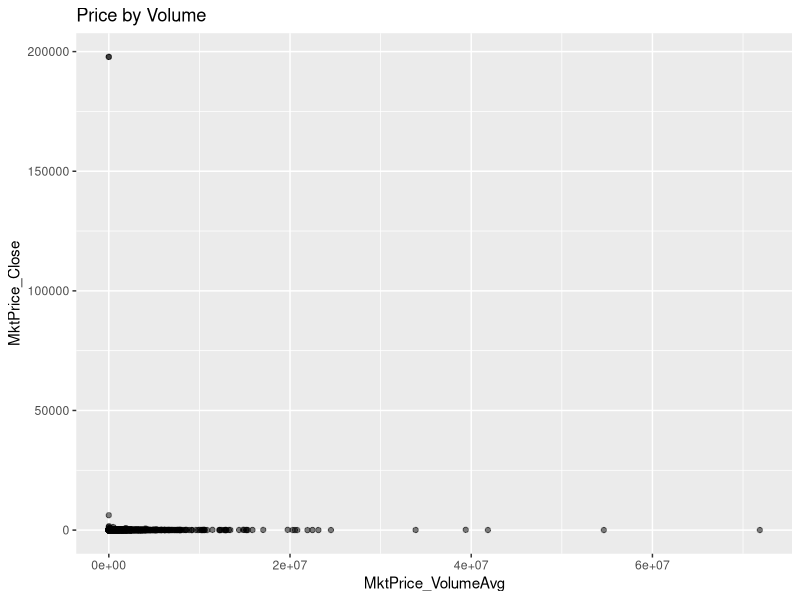
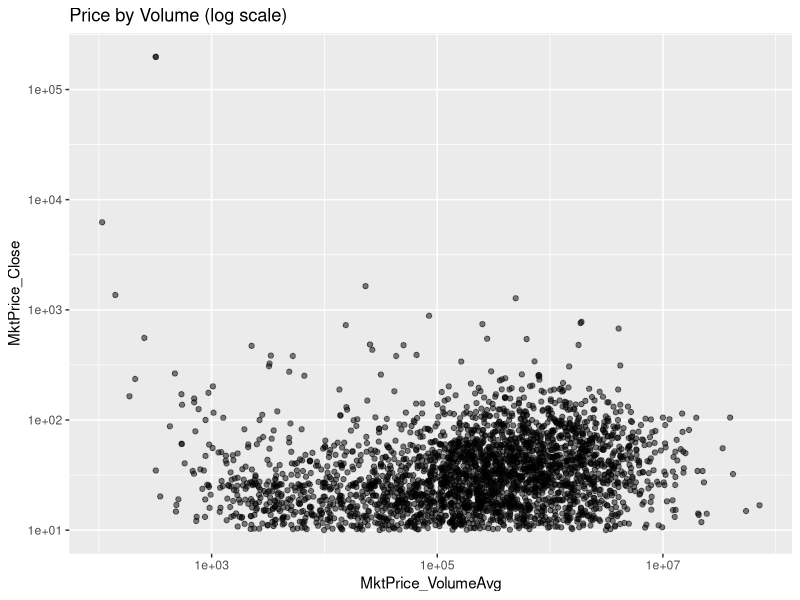
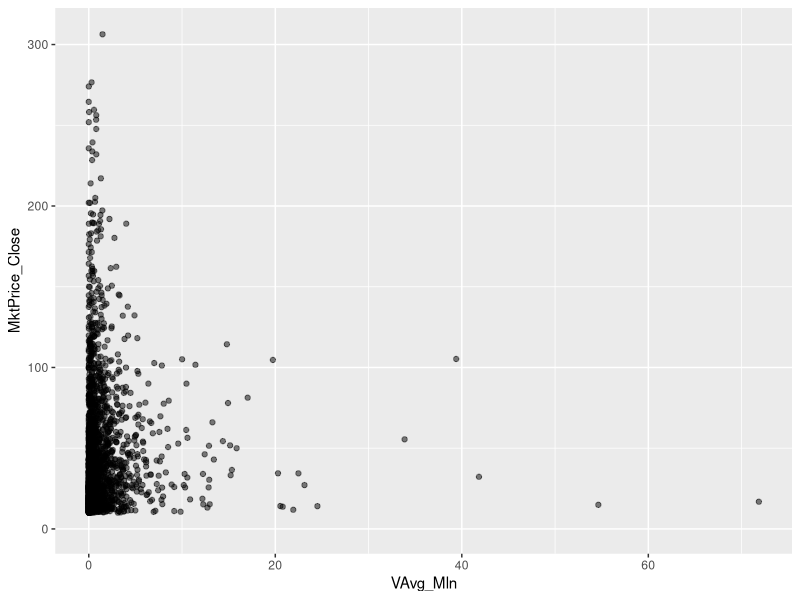
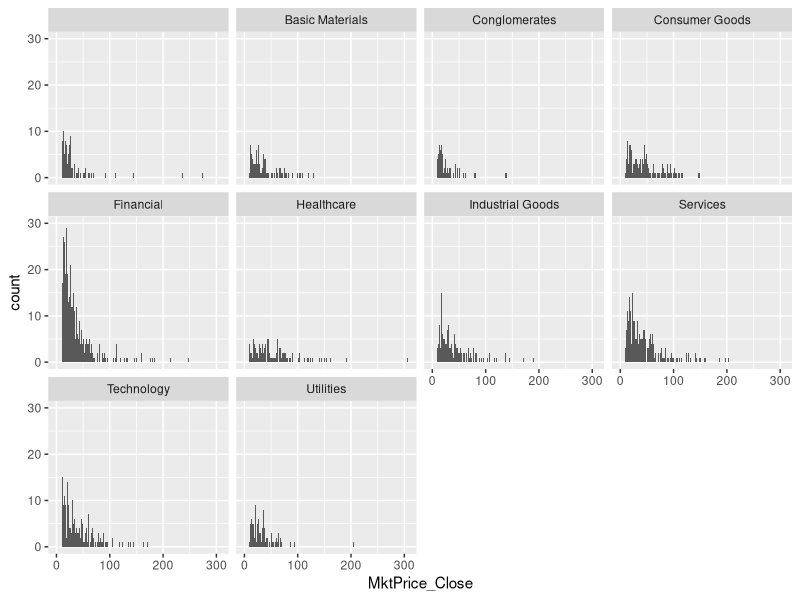
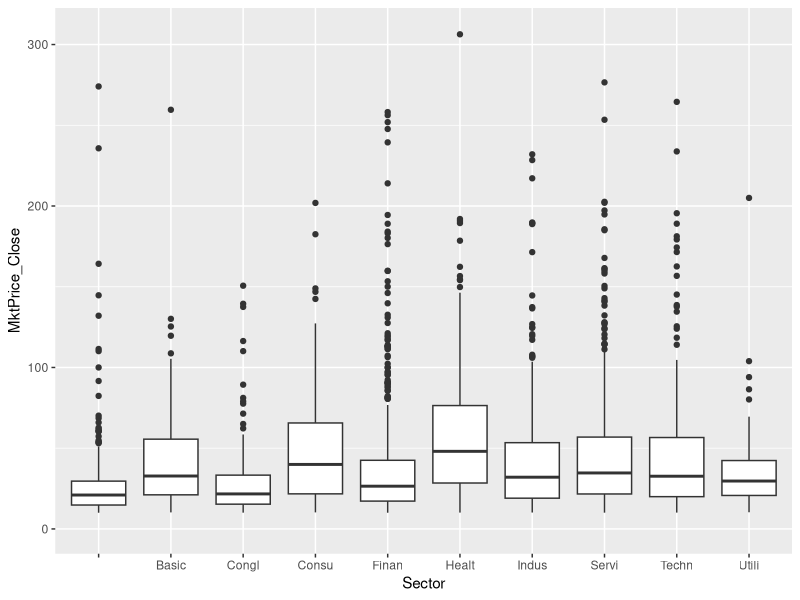
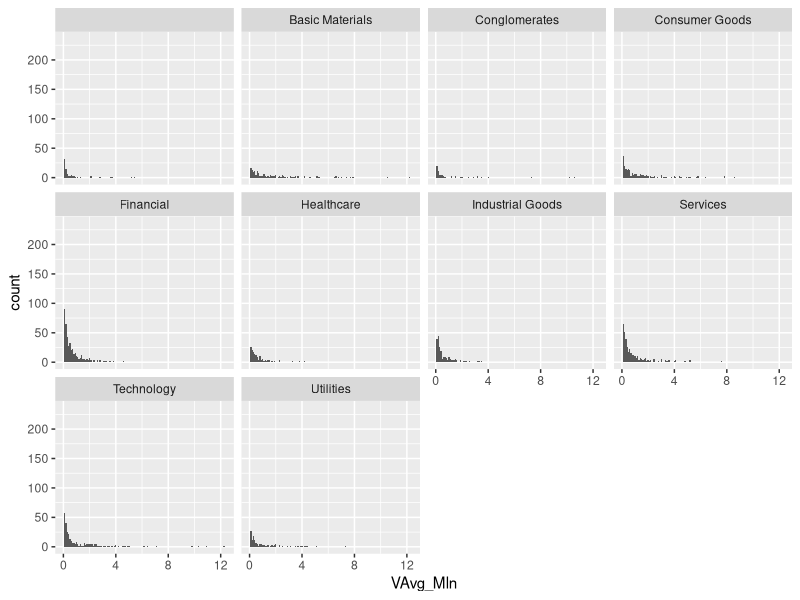
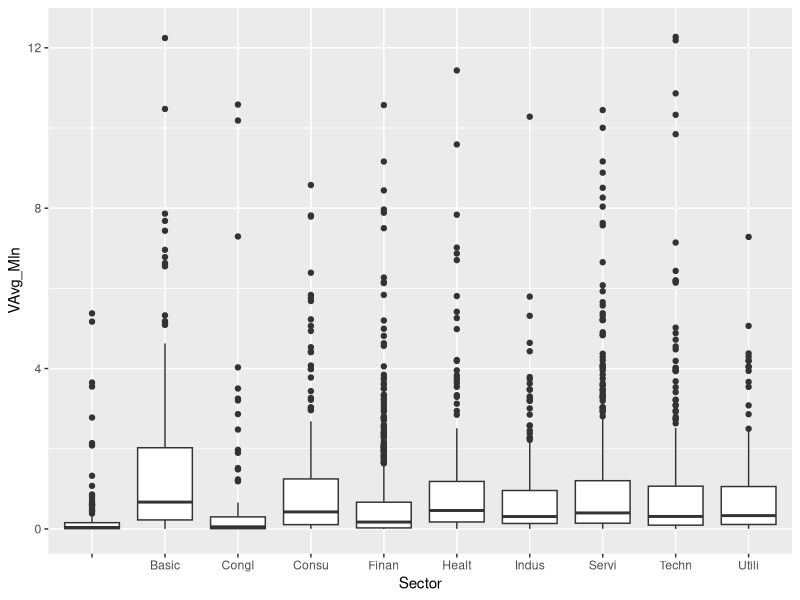
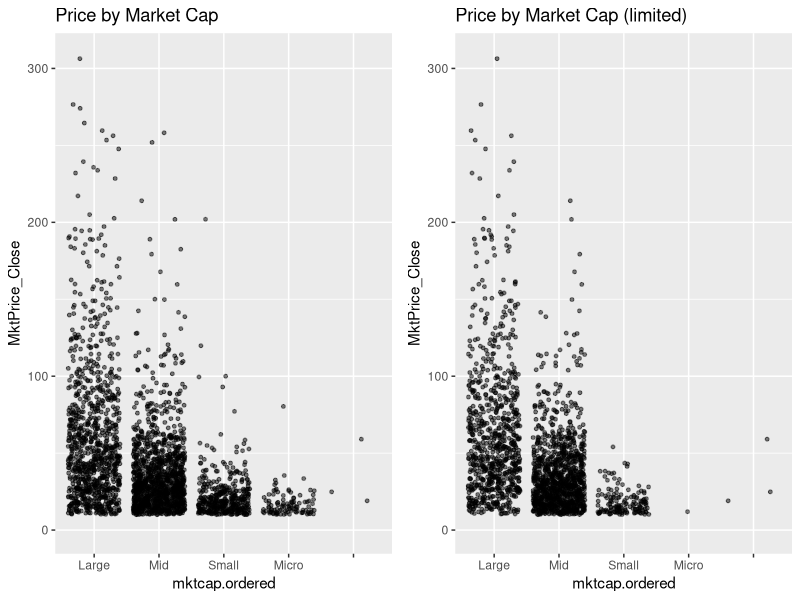

The R script that drew these images, in order: (Note: this script raises an error after producing the figures.)
## ---- chunk 1
knitr::opts_chunk$set(fig.width=12, fig.height=8, fig.path='Figs/', echo=FALSE, 
                      warning=FALSE, message=FALSE)
library(ggplot2)
library(gridExtra)
library(reshape2)
library(RColorBrewer)
## ---- chunk 2
s2o_stocks <- read.csv("S2O_StockList.csv")  # , stringsAsFactors=FALSE
str(s2o_stocks)
## ---- chunk 3
summary(s2o_stocks)
## ---- chunk 4
summary(s2o_stocks$MktPrice_Close)
summary(s2o_stocks$MktPrice_VolumeAvg)
## ---- chunk 5
ggplot(aes(x = MktPrice_VolumeAvg, y = MktPrice_Close), data = s2o_stocks) + 
  geom_point(alpha = 0.5, position = 'jitter') + 
  ggtitle('Price by Volume')
## ---- chunk 6
ggplot(aes(x = MktPrice_VolumeAvg, y = MktPrice_Close), data = s2o_stocks) + 
  geom_point(alpha = 0.5, position = 'jitter') +
  scale_x_log10() +
  scale_y_log10() + 
  ggtitle('Price by Volume (log scale)')
## ---- chunk 7
s2o_stocks$VAvg_Mln = s2o_stocks$MktPrice_VolumeAvg/1000000
## ---- chunk 8
ggplot(aes(x=VAvg_Mln, y=MktPrice_Close), data = s2o_stocks) +
  geom_point(alpha=0.5, position=position_jitter(h=0)) +
  scale_y_continuous(lim = c(0, quantile(s2o_stocks$MktPrice_Close, 0.99)))
## ---- chunk 9
ggplot(data = s2o_stocks, aes(x = MktPrice_Close)) + 
  geom_histogram(binwidth = 1) + 
  scale_x_continuous(lim = c(0, quantile(s2o_stocks$MktPrice_Close, 0.99))) +
  facet_wrap(~Sector)

qplot(x = substr(Sector,0,5), y = MktPrice_Close, data = s2o_stocks, 
      geom = 'boxplot') +
  xlab('Sector') +
  scale_y_continuous(lim = c(0, quantile(s2o_stocks$MktPrice_Close, 0.99)))
## ---- chunk 10
ggplot(data = s2o_stocks, aes(x = VAvg_Mln)) + 
  geom_histogram(binwidth = 0.1) + 
  scale_x_continuous(lim = c(0, quantile(s2o_stocks$VAvg_Mln, 0.99))) +
  facet_wrap(~Sector)

qplot(x = substr(Sector,0,5), y = VAvg_Mln, data = s2o_stocks, 
      geom = 'boxplot') +
  xlab('Sector') +
  scale_y_continuous(lim = c(0, quantile(s2o_stocks$VAvg_Mln, 0.99)))
## ---- chunk 11
# Sort market cap
s2o_stocks$mktcap.ordered <- factor(s2o_stocks$MktCapType, 
  levels=c("Large", "Mid", "Small", "Micro", ""), ordered = T)

p1 <- ggplot(aes(x = mktcap.ordered, y = MktPrice_Close), data = s2o_stocks) + 
  geom_point(alpha = 0.5, size = 1, position = 'jitter') +
  scale_y_continuous(lim = c(0, quantile(s2o_stocks$MktPrice_Close, 0.99))) +
  ggtitle('Price by Market Cap')
p2 <- ggplot(aes(x = mktcap.ordered, y = MktPrice_Close), 
             data = subset(s2o_stocks, MktPrice_VolumeAvg > 64000)) + 
  geom_point(alpha = 0.5, size = 1, position = 'jitter') +
  scale_y_continuous(lim = c(0, quantile(s2o_stocks$MktPrice_Close, 0.99))) +
  ggtitle('Price by Market Cap (limited)')
grid.arrange(p1, p2, ncol=2)
## ---- chunk 12
p1 <- ggplot(aes(x = substr(Sector,0,3), y = MktPrice_Close), 
             data = s2o_stocks) + 
  geom_point(alpha = 0.8, size = 1, position = 'jitter') +
  scale_y_continuous(lim = c(0, quantile(s2o_stocks$MktPrice_Close, 0.99))) +
  xlab("Sector") +
  ggtitle('Price by Market Sector')
p2 <- ggplot(aes(x = substr(Sector,0,3), y = MktPrice_Close), 
             data = subset(s2o_stocks, MktPrice_VolumeAvg > 64000)) + 
  geom_point(alpha = 0.8, size = 1, position = 'jitter') +
  scale_y_continuous(lim = c(0, quantile(s2o_stocks$MktPrice_Close, 0.99))) +
  xlab("Sector") +
  ggtitle('Price by Market Sector (limited)')
grid.arrange(p1, p2, ncol=2)
## ---- chunk 13
ggplot(aes(x = VAvg_Mln, y = MktPrice_Close, colour = mktcap.ordered),
       data = subset(s2o_stocks, s2o_stocks$MktPrice_VolumeAvg > 64000)) + 
  scale_x_log10() +
  scale_y_log10() +
  geom_point(alpha = 0.8, size = 1, position = 'jitter') +
  scale_color_brewer(type = 'seq', direction = -1,
          guide = guide_legend(title = 'Mkt Cap', reverse = F,
                              override.aes = list(alpha = 1, size = 2))) +  
  xlab('Average Volume in mln (log10)') + ylab('Market Price (log10)') +
  ggtitle('Price by avg. Volume and Mkt Cap') +
  geom_smooth(method = "lm", color = "red", size=0.5)  # linear correlation line
## ---- chunk 14
ggplot(aes(x = VAvg_Mln, y = MktPrice_Close), 
       data = subset(s2o_stocks, s2o_stocks$MktPrice_VolumeAvg > 64000)) +
  scale_x_log10() +
  scale_y_log10() +
  xlab('Average Volume in mln (log10)') + ylab('Market Price (log10)') +
  facet_wrap(~ Sector, ncol=2) +
  geom_point(aes(color = mktcap.ordered), alpha = 0.8, size=1, 
             position = "jitter") +
  scale_color_brewer(type = 'seq', direction = -1,
          guide = guide_legend(title = 'Mkt Cap', reverse = F,
                              override.aes = list(alpha = 1, size = 2))) +  
  geom_smooth(method = "lm", color = "red", size=0.3, alpha=0.7)
## ---- chunk 15
# -- MA changes as a percentage to the price
s2o_stocks$MA10_Price = round((s2o_stocks$MktPrice_Close - s2o_stocks$MA10) / 
                                s2o_stocks$MktPrice_Close, digits = 4)
s2o_stocks$MA30_Price = round((s2o_stocks$MktPrice_Close - s2o_stocks$MA30) / 
                                s2o_stocks$MktPrice_Close, digits = 4)
s2o_stocks$MA50_Price = round((s2o_stocks$MktPrice_Close - s2o_stocks$MA50) / 
                                s2o_stocks$MktPrice_Close, digits = 4)
s2o_stocks$MA150_Price = round((s2o_stocks$MktPrice_Close - s2o_stocks$MA150) / 
                                 s2o_stocks$MktPrice_Close, digits = 4)
s2o_stocks$MA200_Price = round((s2o_stocks$MktPrice_Close - s2o_stocks$MA200) / 
                                 s2o_stocks$MktPrice_Close, digits = 4)

# -- comparing shorter MA to longer MA between MA10-MA50, MA50-MA200
s2o_stocks$MA10_MA50 = round((s2o_stocks$MA10 - s2o_stocks$MA50) / 
                               s2o_stocks$MA10, digits = 4)
s2o_stocks$MA10_MA200 = round((s2o_stocks$MA10 - s2o_stocks$MA200) / 
                                s2o_stocks$MA10, digits = 4)
s2o_stocks$MA50_MA200 = round((s2o_stocks$MA50 - s2o_stocks$MA200) / 
                                s2o_stocks$MA50, digits = 4)
## ---- chunk 16
s2o_stocks$RSIV = round((s2o_stocks$RSI - 50) / 50, digits = 4)
## ---- chunk 17
# current price change
s2o_stocks$Price = round(s2o_stocks$MktPrice_Change / s2o_stocks$MktPrice_Close, 
                         digits = 4)
s2o_stocks$Volume = round((s2o_stocks$MktPrice_Volume - 
                             s2o_stocks$MktPrice_VolumeAvg) / 
                            s2o_stocks$MktPrice_VolumeAvg, digits = 4)
# future price change
s2o_stocks$Wk1_Price = round((s2o_stocks$Jan_07_MktPrice_Close - 
                                s2o_stocks$MktPrice_Close) / 
                               s2o_stocks$MktPrice_Close, digits = 4)
s2o_stocks$Wk1_Volume = round((s2o_stocks$Jan_07_MktPrice_Volume - 
                                 s2o_stocks$MktPrice_VolumeAvg) / 
                                s2o_stocks$MktPrice_VolumeAvg, digits = 4)
s2o_stocks$Wk2_Price = round((s2o_stocks$Jan_14_MktPrice_Close - 
                                s2o_stocks$Jan_07_MktPrice_Close) /
                               s2o_stocks$Jan_07_MktPrice_Close, digits = 4)                              
s2o_stocks$Wk2_Volume = round((s2o_stocks$Jan_14_MktPrice_Volume - 
                                 s2o_stocks$MktPrice_VolumeAvg) / 
                                s2o_stocks$MktPrice_VolumeAvg, digits = 4)
# 2 weeks price change
s2o_stocks$Wk_2_Price = round((s2o_stocks$Jan_14_MktPrice_Close - 
                                 s2o_stocks$MktPrice_Close) / 
                                s2o_stocks$MktPrice_Close, digits = 4)
## ---- chunk 18
# final data set
stocks <- subset(s2o_stocks, MktPrice_VolumeAvg > 64000, 
    select=c(InstrID, Sector, MktCapType, FS_EPS, 
        FS_GrowthGrade, FS_GrowthGradeYOY,
        MA10_Price, MA30_Price, MA50_Price, MA150_Price, MA200_Price, 
        MA10_MA50, MA10_MA200, MA50_MA200, RSIV, MACD,  
        Price, Volume, Wk1_Price, Wk1_Volume, Wk2_Price, Wk2_Volume, Wk_2_Price,
        MA10_ChangePcnt, MA30_ChangePcnt, MA50_ChangePcnt, MA150_ChangePcnt, 
        MA200_ChangePcnt))
# change headers
names(stocks) <- c('InstrID', 'Sector', 'MktCap', 'EPS', 
        'GrGrade', 'GrGradeYOY',
        'MA10_Price', 'MA30_Price', 'MA50_Price', 'MA150_Price', 'MA200_Price', 
        'MA10_MA50', 'MA10_MA200', 'MA50_MA200', 'RSI', 'MACD',  
        'Price', 'Volume', 
        'Wk1_Price', 'Wk1_Volume', 'Wk2_Price', 'Wk2_Volume', 'Wk_2_Price',
        'MA10_ChPcnt', 'MA30_ChPcnt', 'MA50_ChPcnt', 'MA150_ChPcnt', 
        'MA200_ChPcnt')
## ---- chunk 19
str(stocks)
## ---- chunk 20
summary(stocks)
## ---- chunk 21
p1 <- ggplot(aes(x = (Wk1_Price * 100)), data = stocks) + 
  geom_histogram(binwidth = .5, fill = '#5760AB') + 
  coord_cartesian(ylim = c(0, 130)) + 
  xlab('Jan 7 - 1 wk price change %') +
  geom_vline(xintercept=0)
p2 <- ggplot(aes(x = (Wk2_Price * 100)), data = stocks) + 
  geom_histogram(binwidth = .5, fill = '#5760AB') +
  coord_cartesian(ylim = c(0, 130)) + 
  xlab('Jan 14 - 1 wk price change %') +
  geom_vline(xintercept=0)
grid.arrange(p1, p2, ncol=2)
## ---- chunk 22
p1 <- qplot(x = Wk1_Price*100, data=stocks, geom='freqpoly', color=Sector) +
  coord_cartesian(xlim = c(-50, 50))
p2 <- qplot(x = Wk2_Price*100, data=stocks, geom='freqpoly', color=Sector) +
  coord_cartesian(xlim = c(-50, 50))
grid.arrange(p1, p2, ncol=1)
## ---- chunk 23
p1 <- ggplot(aes(x = Wk1_Volume, y = Wk1_Price*100), data = stocks) + 
  geom_point(alpha = 0.5, position = 'jitter') +
  coord_cartesian(ylim = c(-40, 40)) +
  ylab('Jan 7 - 1 week price change %') + xlab('1 wk volume change%')
p2 <- ggplot(aes(x = Wk2_Volume, y = Wk2_Price*100), data = stocks) + 
  geom_point(alpha = 0.5, position = 'jitter') +
  coord_cartesian(ylim = c(-40, 40)) +
  ylab('Jan 14 - 1 week price change %') + xlab('1 wk volume change%')
grid.arrange(p1, p2, ncol=2)
## ---- chunk 24
# -- volume change boxplots
p1 <- qplot(x = substr(Sector,0,3), y = Wk1_Volume, data = stocks, 
            geom = 'boxplot') +
  xlab('Sector') +
  coord_cartesian(ylim = c(-2, 5))
p2 <- qplot(x = substr(Sector,0,3), y = Wk2_Volume, data = stocks, 
            geom = 'boxplot') +
  xlab('Sector') +
  coord_cartesian(ylim = c(-2, 5))
grid.arrange(p1, p2, ncol=2)
## ---- chunk 25
# -- price change boxplots
p1 <- qplot(x = substr(Sector,0,5), y = Wk1_Price*100, data = stocks, 
            geom = 'boxplot') +
  xlab('Sector') + ylab('1st week price chnage, %') +
  coord_cartesian(ylim = c(-50, 50))
p2 <- qplot(x = substr(Sector,0,5), y = Wk2_Price*100, data = stocks, 
            geom = 'boxplot') +
  xlab('Sector') + ylab('2nd week price chnage, %') +
  coord_cartesian(ylim = c(-50, 50))
grid.arrange(p1, p2, ncol=2)
## ---- chunk 26
ggplot(aes(x=substr(Sector,0,5)), data = stocks) +
  geom_point(aes(y=Wk1_Price*100, colour="Week 1"), alpha=0.6, 
             position=position_jitter(h=0)) +
  geom_point(aes(y=Wk2_Price*100, colour="Week 2"), alpha=0.3, 
             position=position_jitter(h=0)) +
  xlab('Sector') + ylab('Price Change %') +
  scale_colour_manual("", values=c("Week 1"="blue", "Week 2"="orange")) +
  geom_hline(yintercept=0)
## ---- chunk 27
ggplot(aes(x=substr(Sector,0,5)), data = stocks) +
  geom_point(aes(y=Wk_2_Price*100), alpha=0.6, color='red', 
             position=position_jitter(h=0)) +
  xlab('Sector') + ylab('Price Change %') +
  ggtitle('Two weeks price change by sector') +
  geom_hline(yintercept=0)
## ---- chunk 28
p1 <- ggplot(aes(x = MA10_Price*100), data = stocks) + 
  geom_histogram(binwidth = .3, fill = '#5760AB') +
  geom_vline(xintercept=0)
p2 <- ggplot(aes(x = MA30_Price*100), data = stocks) + 
  geom_histogram(binwidth = .5, fill = '#5760AB') +
  geom_vline(xintercept=0)
p3 <- ggplot(aes(x = MA50_Price*100), data = stocks) + 
  geom_histogram(binwidth = .8, fill = '#5760AB') +
  geom_vline(xintercept=0)
p4 <- ggplot(aes(x = MA150_Price*100), data = stocks) + 
  geom_histogram(binwidth = 1, fill = '#5760AB') +
  geom_vline(xintercept=0)
p5 <- ggplot(aes(x = MA200_Price*100), data = stocks) + 
  geom_histogram(binwidth = 1, fill = '#5760AB') +
  geom_vline(xintercept=0)
grid.arrange(p1, p2, p3, p4, p5, ncol=2)
## ---- chunk 29
ggplot(aes(x = RSI), data = stocks) + 
  geom_histogram(binwidth = .02, fill = '#5760AB') +
  geom_vline(xintercept=0)
## ---- chunk 30
p1 <- ggplot(aes(x = MACD), data = stocks) + 
  geom_histogram(binwidth = .05, fill = '#5760AB') +
  geom_vline(xintercept=0)
p2 <- ggplot(aes(x = MACD), data = stocks) + 
  geom_histogram(binwidth = .01, fill = '#5760AB') +
  scale_x_continuous(lim = c(-1, 1)) +
  geom_vline(xintercept=0)
grid.arrange(p1, p2, ncol=2)
## ---- chunk 31
stocks.ma = melt(stocks, 
  id.vars = c("InstrID", "Wk1_Price", "Wk2_Price", "Wk_2_Price"),
  measure.vars = c("MA10_Price", "MA30_Price", "MA50_Price", "MA150_Price", 
                   "MA200_Price"))

stocks.ma_ch = melt(stocks, 
  id.vars = c("InstrID", "Wk1_Price", "Wk2_Price", "Wk_2_Price"), 
  measure.vars = c("MA10_ChPcnt", "MA30_ChPcnt", "MA50_ChPcnt", "MA150_ChPcnt", 
                   "MA200_ChPcnt"))

stocks.ma_x = melt(stocks, 
  id.vars = c("InstrID", "Wk1_Price", "Wk2_Price", "Wk_2_Price"), 
  measure.vars = c("MA10_MA50", "MA10_MA200", "MA50_MA200"))

stocks.sec = melt(stocks, 
  id.vars = c("InstrID", "Wk1_Price", "Wk2_Price", "Wk_2_Price"), 
  measure.vars = c("RSI", "MACD"))
## ---- chunk 32
ggplot(aes(x = value*100, y = Wk1_Price*100), data = stocks.ma) +
  xlab('MA vs Price %') + ylab('First week price change %') +
  facet_wrap(~ variable, ncol=2) +
  geom_point(aes(color = variable), alpha = 0.8, size=1, position = "jitter") +
  geom_vline(xintercept=0) + geom_hline(yintercept=0) +
  geom_smooth(method = "lm", color = "red", size=0.3, alpha=0.7) 

ggplot(aes(x = value*100, y = Wk1_Price*100), data = stocks.ma_ch) +
  xlab('MA Change %') + ylab('First week price change %') +
  facet_wrap(~ variable, ncol=2) +
  geom_point(aes(color = variable), alpha = 0.8, size=1, position = "jitter") +
  geom_vline(xintercept=0) + geom_hline(yintercept=0) +
  geom_smooth(method = "lm", color = "red", size=0.3, alpha=0.7)

ggplot(aes(x = value*100, y = Wk1_Price*100), data = stocks.ma_x) +
  xlab('MA vs MA %') + ylab('First week price change %') +
  facet_wrap(~ variable, ncol=2) +
  geom_point(aes(color = variable), alpha = 0.8, size=1, position = "jitter") +
  geom_vline(xintercept=0) + geom_hline(yintercept=0) +
  geom_smooth(method = "lm", color = "red", size=0.3, alpha=0.7)

ggplot(aes(x = value*100, y = Wk1_Price*100), data = stocks.sec) +
  xlab('RSI and MACD %') + ylab('First week price change %') +
  facet_wrap(~ variable, ncol=2) +
  geom_point(aes(color = variable), alpha = 0.8, size=1, position = "jitter") +
  geom_vline(xintercept=0) + geom_hline(yintercept=0) +
  geom_smooth(method = "lm", color = "red", size=0.3, alpha=0.7)
## ---- chunk 33
ggplot(aes(x = value*100, y = Wk2_Price*100), data = stocks.ma) +
  xlab('MA vs Price %') + ylab('First week price change %') +
  facet_wrap(~ variable, ncol=2) +
  geom_point(aes(color = variable), alpha = 0.8, size=1, position = "jitter") +
  geom_vline(xintercept=0) + geom_hline(yintercept=0) +
  geom_smooth(method = "lm", color = "red", size=0.3, alpha=0.7)

ggplot(aes(x = value*100, y = Wk2_Price*100), data = stocks.ma_ch) +
  xlab('MA Change %') + ylab('First week price change %') +
  facet_wrap(~ variable, ncol=2) +
  geom_point(aes(color = variable), alpha = 0.8, size=1, position = "jitter") +
  geom_vline(xintercept=0) + geom_hline(yintercept=0) +
  geom_smooth(method = "lm", color = "red", size=0.3, alpha=0.7)

ggplot(aes(x = value*100, y = Wk2_Price*100), data = stocks.ma_x) +
  xlab('MA vs MA %') + ylab('First week price change %') +
  facet_wrap(~ variable, ncol=2) +
  geom_point(aes(color = variable), alpha = 0.8, size=1, position = "jitter") +
  geom_vline(xintercept=0) + geom_hline(yintercept=0) +
  geom_smooth(method = "lm", color = "red", size=0.3, alpha=0.7)

ggplot(aes(x = value*100, y = Wk2_Price*100), data = stocks.sec) +
  xlab('RSI and MACD %') + ylab('First week price change %') +
  facet_wrap(~ variable, ncol=2) +
  geom_point(aes(color = variable), alpha = 0.8, size=1, position = "jitter") +
  geom_vline(xintercept=0) + geom_hline(yintercept=0) +
  geom_smooth(method = "lm", color = "red", size=0.3, alpha=0.7) 
## ---- chunk 34
GetCorr <- function(x) {
  # Computes mean and standard deviation of the x variable
  # Computes Pearson correlation (cor_*) and 
  # Kendall's rank (tau_*)  between x variable
  #  and first, second and two weeks price changes.
  m <- with(stocks, mean(x))
  sd <- with(stocks, sd(x))
  P_Wk1 <- with(stocks, cor.test(x=Wk1_Price, y=x), model = "pearson")
  P_Wk2 <- with(stocks, cor.test(x=Wk2_Price, y=x), model = "pearson")
  P_Wk_2 <- with(stocks, cor.test(x=Wk_2_Price, y=x), model = "pearson")
  K_Wk1 <- with(stocks, cor.test(x=Wk1_Price, y=x), model = "kendall")
  K_Wk2 <- with(stocks, cor.test(x=Wk2_Price, y=x), model = "kendall")
  K_Wk_2 <- with(stocks, cor.test(x=Wk_2_Price, y=x), model = "kendall")
  
  return(list(mean=m, sd=sd, 
      cor_wk1 = P_Wk1$estimate, cor_wk2 = P_Wk2$estimate, 
      cor_wk_2 = P_Wk_2$estimate,
      tau_wk1 = K_Wk1$estimate, tau_wk2 = K_Wk2$estimate, 
      tau_wk_2 = K_Wk_2$estimate)
  )
}
ma10 <- GetCorr(stocks$MA10_Price)
ma30 <- GetCorr(stocks$MA30_Price)
ma50 <- GetCorr(stocks$MA50_Price)
ma150 <- GetCorr(stocks$MA150_Price)
ma200 <- GetCorr(stocks$MA200_Price)
ma10_ma50 <- GetCorr(stocks$MA10_MA50)
ma10_ma200 <- GetCorr(stocks$MA10_MA200)
ma50_ma200 <- GetCorr(stocks$MA50_MA200)
rsi <- GetCorr(stocks$RSI)
macd <- GetCorr(stocks$MACD)
ma10c <- GetCorr(stocks$MA10_ChPcnt)
ma30c <- GetCorr(stocks$MA30_ChPcnt)
ma50c <- GetCorr(stocks$MA50_ChPcnt)
ma150c <- GetCorr(stocks$MA150_ChPcnt)
ma200c <- GetCorr(stocks$MA200_ChPcnt)
## ---- chunk 35
Indicator = c("MA10", "MA30", "MA50", "MA150", "MA200", "MA10_MA50", 
              "MA10_MA200", "MA50_MA200", "RSI", "MACD", "MA10 change", 
              "MA30 change", "MA50 change", "MA150 change", "MA200 change")
Week1 = c(ma10$cor_wk1, ma30$cor_wk1, ma50$cor_wk1, ma150$cor_wk1, 
          ma200$cor_wk1, ma10_ma50$cor_wk1, ma10_ma200$cor_wk1, 
          ma50_ma200$cor_wk1, rsi$cor_wk1, macd$cor_wk1,
          ma10c$cor_wk1, ma30c$cor_wk1, ma50c$cor_wk1, ma150c$cor_wk1, 
          ma200c$cor_wk1)
Week2 = c(ma10$cor_wk2, ma30$cor_wk2, ma50$cor_wk2, ma150$cor_wk2, 
          ma200$cor_wk2, ma10_ma50$cor_wk2, ma10_ma200$cor_wk2, 
          ma50_ma200$cor_wk2, rsi$cor_wk2, macd$cor_wk2,
          ma10c$cor_wk2, ma30c$cor_wk2, ma50c$cor_wk2, ma150c$cor_wk2, 
          ma200c$cor_wk2)
TwoWeeks = c(ma10$cor_wk_2, ma30$cor_wk_2, ma50$cor_wk_2, ma150$cor_wk_2, 
          ma200$cor_wk_2, ma10_ma50$cor_wk_2, ma10_ma200$cor_wk_2, 
          ma50_ma200$cor_wk_2, rsi$cor_wk_2, macd$cor_wk_2,
          ma10c$cor_wk_2, ma30c$cor_wk_2, ma50c$cor_wk_2, ma150c$cor_wk_2, 
          ma200c$cor_wk_2)
dfPearson = data.frame(Indicator, Week1, Week2, TwoWeeks)
knitr::kable(dfPearson, digits=8)
## ---- chunk 36
Week1 = c(ma10$tau_wk1, ma30$tau_wk1, ma50$tau_wk1, ma150$tau_wk1, 
          ma200$tau_wk1, ma10_ma50$tau_wk1, ma10_ma200$tau_wk1, 
          ma50_ma200$tau_wk1, rsi$tau_wk1, macd$tau_wk1,
          ma10c$tau_wk1, ma30c$tau_wk1, ma50c$tau_wk1, ma150c$tau_wk1, 
          ma200c$tau_wk1)
Week2 = c(ma10$tau_wk2, ma30$tau_wk2, ma50$tau_wk2, ma150$tau_wk2, 
          ma200$tau_wk2, ma10_ma50$tau_wk2, ma10_ma200$tau_wk2, 
          ma50_ma200$tau_wk2, rsi$tau_wk2, macd$tau_wk2,
          ma10c$tau_wk2, ma30c$tau_wk2, ma50c$tau_wk2, ma150c$tau_wk2, 
          ma200c$tau_wk2)
TwoWeeks = c(ma10$tau_wk_2, ma30$tau_wk_2, ma50$tau_wk_2, ma150$tau_wk_2, 
          ma200$tau_wk_2, ma10_ma50$tau_wk_2, ma10_ma200$tau_wk_2, 
          ma50_ma200$tau_wk_2, rsi$tau_wk_2, macd$tau_wk_2,
          ma10c$tau_wk_2, ma30c$tau_wk_2, ma50c$tau_wk_2, ma150c$tau_wk_2, 
          ma200c$tau_wk_2)
dfKendall = data.frame(Indicator, Week1, Week2, TwoWeeks)
knitr::kable(dfKendall, digits=8)
## ---- chunk 37
stocks$GrGradeRating <- ifelse(
  stocks$GrGrade > 80, "A", 
    ifelse(stocks$GrGrade <= 80 & stocks$GrGrade > 60, "B", 
      ifelse(stocks$GrGrade <= 60 & stocks$GrGrade > 40, "C",
        ifelse(stocks$GrGrade <= 40 & stocks$GrGrade > 20, "D",
          ifelse(stocks$GrGrade <= 20 & stocks$GrGrade > 0, "E", "F")))))
stocks$GrGradeRating <- factor(stocks$GrGradeRating)
#is.factor(stocks$GrGradeRating)

stocks$GrGradeYOYRating <- ifelse(
  stocks$GrGradeYOY > 80, "A", 
    ifelse(stocks$GrGradeYOY <= 80 & stocks$GrGradeYOY > 60, "B", 
      ifelse(stocks$GrGradeYOY <= 60 & stocks$GrGradeYOY > 40, "C",
        ifelse(stocks$GrGradeYOY <= 40 & stocks$GrGradeYOY > 20, "D",
          ifelse(stocks$GrGradeYOY <= 20 & stocks$GrGradeYOY > 0, "E", "F")))))
stocks$GrGradeYOYRating <- factor(stocks$GrGradeYOYRating)
#is.factor(stocks$GrGradeYOYRating)
## ---- chunk 38
stocks.ma = melt(stocks, 
  id.vars = c("InstrID", "Wk1_Price", "Wk2_Price", "Wk_2_Price", 
              "GrGradeRating", "GrGradeYOYRating"),
  measure.vars = c("MA10_Price", "MA30_Price", "MA50_Price", 
                   "MA150_Price", "MA200_Price"))

stocks.ma_ch = melt(stocks, 
  id.vars = c("InstrID", "Wk1_Price", "Wk2_Price", "Wk_2_Price", 
              "GrGradeRating", "GrGradeYOYRating"), 
  measure.vars = c("MA10_ChPcnt", "MA30_ChPcnt", "MA50_ChPcnt", 
                   "MA150_ChPcnt", "MA200_ChPcnt"))

stocks.ma_x = melt(stocks, 
  id.vars = c("InstrID", "Wk1_Price", "Wk2_Price", "Wk_2_Price", 
              "GrGradeRating", "GrGradeYOYRating"), 
  measure.vars = c("MA10_MA50", "MA10_MA200", "MA50_MA200"))

stocks.sec = melt(stocks, 
  id.vars = c("InstrID", "Wk1_Price", "Wk2_Price", "Wk_2_Price", 
              "GrGradeRating", "GrGradeYOYRating"), 
  measure.vars = c("RSI", "MACD"))
## ---- chunk 39
ggplot(aes(x = value*100, y = Wk1_Price*100), data = stocks.ma) +
  xlab('MA vs Price %') + ylab('First week price change %') +
  facet_wrap(~ variable, ncol=2) +
  geom_point(aes(color = GrGradeRating), alpha = 0.8, size=1, 
             position = "jitter") +
  scale_color_brewer(type="seq", direction=-1,
        guide = guide_legend(title = 'Growth Grade', reverse = F,
          override.aes = list(alpha = 1, size = 2))) +  
  geom_vline(xintercept=0) + geom_hline(yintercept=0)

ggplot(aes(x = value*100, y = Wk1_Price*100), data = stocks.ma_ch) +
  xlab('MA change %') + ylab('First week price change %') +
  facet_wrap(~ variable, ncol=2) +
  geom_point(aes(color = GrGradeRating), alpha = 0.8, size=1, 
             position = "jitter") +
  scale_color_brewer(type="seq", direction=-1,
        guide = guide_legend(title = 'Growth Grade', reverse = F,
          override.aes = list(alpha = 1, size = 2))) +  
  geom_vline(xintercept=0) + geom_hline(yintercept=0)

ggplot(aes(x = value*100, y = Wk1_Price*100), data = stocks.ma_x) +
  xlab('MA vs MA %') + ylab('First week price change %') +
  facet_wrap(~ variable, ncol=2) +
  geom_point(aes(color = GrGradeRating), alpha = 0.8, size=1, 
             position = "jitter") +
  scale_color_brewer(type="seq", direction=-1,
        guide = guide_legend(title = 'Growth Grade', reverse = F,
          override.aes = list(alpha = 1, size = 2))) +  
  geom_vline(xintercept=0) + geom_hline(yintercept=0)

ggplot(aes(x = value*100, y = Wk1_Price*100), data = stocks.sec) +
  xlab('RSI and MACD %') + ylab('First week price change %') +
  facet_wrap(~ variable, ncol=2) +
  geom_point(aes(color = GrGradeRating), alpha = 0.8, size=1, 
             position = "jitter") +
  scale_color_brewer(type="seq", direction=-1,
        guide = guide_legend(title = 'Growth Grade', reverse = F,
          override.aes = list(alpha = 1, size = 2))) +  
  geom_vline(xintercept=0) + geom_hline(yintercept=0)
## ---- chunk 40
ggplot(aes(x = MktPrice_VolumeAvg, y = MktPrice_Close, colour = mktcap.ordered), 
       data = s2o_stocks) +
  scale_x_log10() +
  scale_y_log10() +
  geom_point(alpha = 0.8, size = 1, position = 'jitter') +
  scale_color_brewer(type="seq", direction=-1,
          guide = guide_legend(title = 'Mkt Cap', reverse = F,
            override.aes = list(alpha = 1, size = 2))) +  
  xlab('Average Volume (log10)') + ylab('Market Price (log10)') +
  ggtitle('Price by avg. Volume and Market Capitalization')
## ---- chunk 41
ggplot(aes(x = substr(Sector,0,9), y = MktPrice_Close, color = VAvg_Mln), 
             data = subset(s2o_stocks, MktPrice_VolumeAvg > 64000)) + 
  geom_point(alpha = 0.8, size = 1, position = 'jitter') +
  scale_y_continuous(lim = c(0, quantile(s2o_stocks$MktPrice_Close, 0.99))) +
  scale_colour_gradientn(colours=c("green", "red"), 
                         guide_legend(title="Volume (mln)"))+ 

  xlab("Sector") + ylab("Market Price") +
  ggtitle('Price by Market Sector')
## ---- chunk 42
ggplot(aes(x=substr(Sector,0,9)), data = stocks) +
  geom_point(aes(y=Wk1_Price*100, colour="Week 1"), alpha=0.6, 
             position=position_jitter(h=0)) +
  geom_point(aes(y=Wk2_Price*100, colour="Week 2"), alpha=0.3, 
             position=position_jitter(h=0)) +
  xlab('Sector') + ylab('Price Change %') +
  scale_colour_manual("", values=c("Week 1"="blue", "Week 2"="orange")) +
  geom_hline(yintercept=0)
## ---- chunk 43
knitr::kable(dfPearson, digits=8)
## ---- chunk 44
ggplot(aes(x = value*100, y = Wk1_Price*100), data = stocks.ma) +
  xlab('MA vs Price %') + ylab('First week price change %') +
  facet_wrap(~ variable, ncol=2) +
  geom_point(aes(color = GrGradeRating), alpha = 0.8, size=1, 
             position = "jitter") +
  scale_color_brewer(type="seq", direction=-1,
          guide = guide_legend(title = 'Growth Grade', reverse = F,
            override.aes = list(alpha = 1, size = 2))) +  
  geom_vline(xintercept=0) + geom_hline(yintercept=0)
